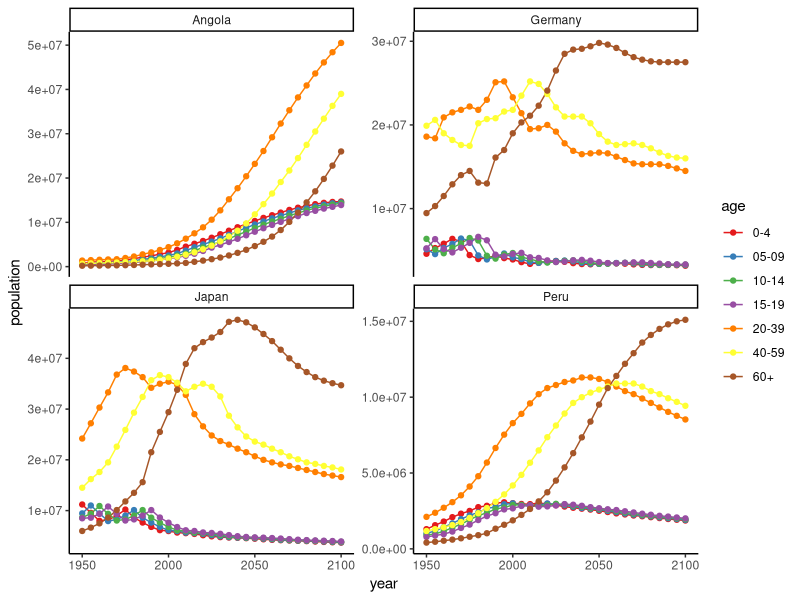
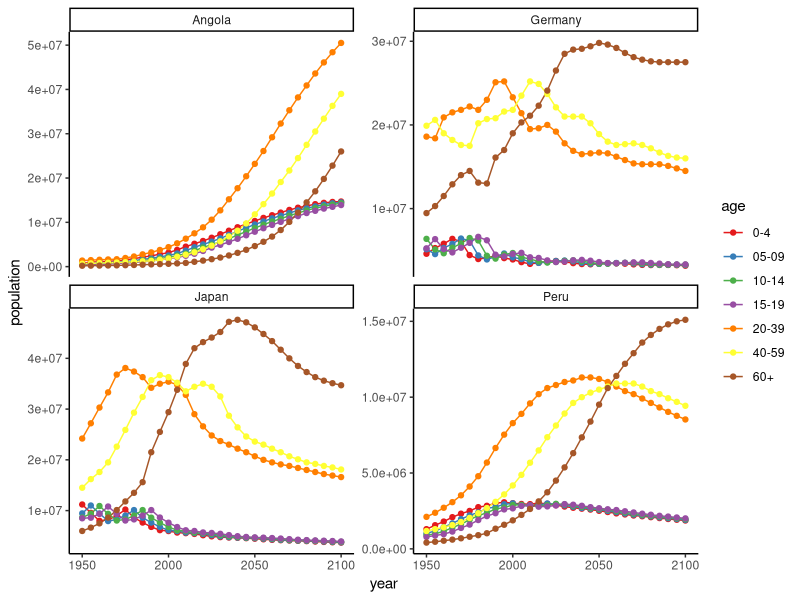

Source code (R) for these figures, in order:
library(tidyverse)
df <- read_csv("gapminder_tidy.csv")

theme_set(theme_classic())


# Age distribution over time in 4 countries

p <- df %>% 
  filter(country %in% c("Germany", "Angola", "Japan", "Peru")) %>%
  ggplot(aes(x = year, y = population, group = age, color = age)) +
  geom_line() + geom_point() +
  facet_wrap(~country, scales = "free_y") +
  scale_colour_brewer(palette = "Set1")
p
ggsave("plot.png", p)


# Top 10 countries in 1950 wrt total population

# Top 10 countries in 2100 wrt total population

# Top 10 countries with respect to change in total population between 1950 and 2100

# etc.
